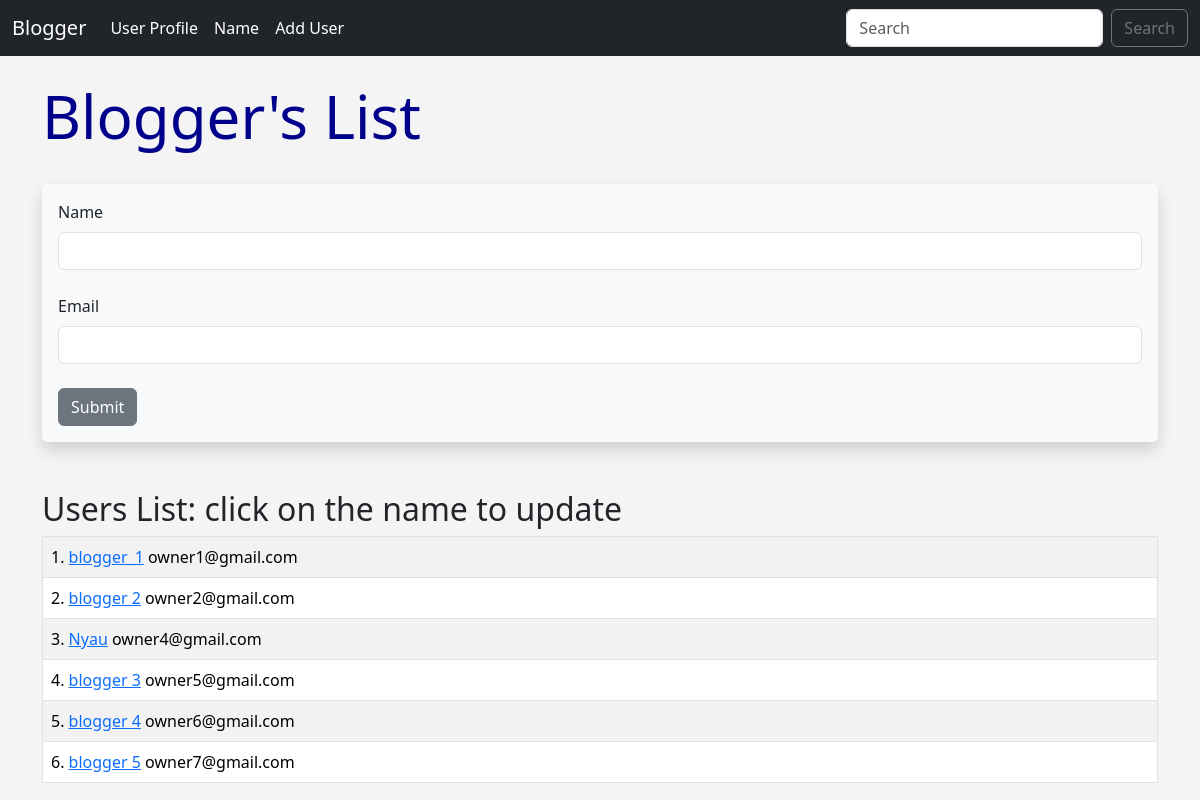
The page /user/add on the database as committed earlier.
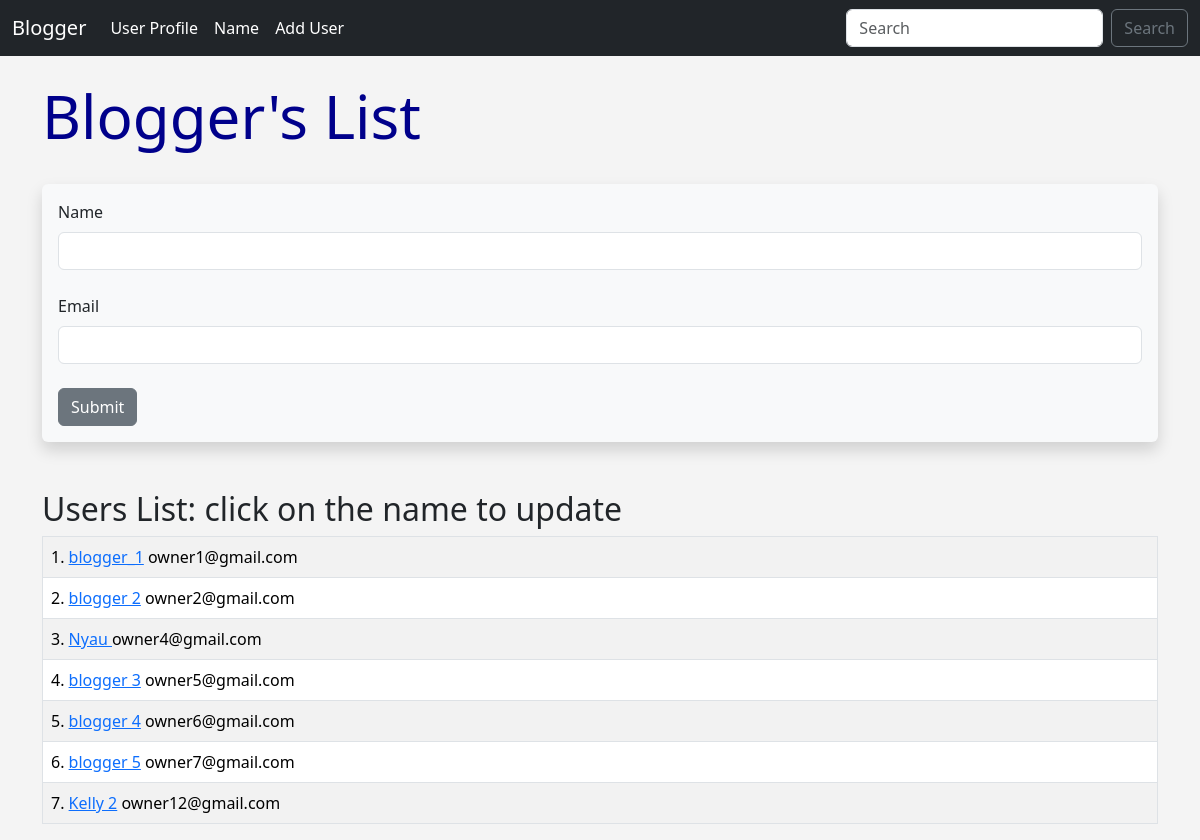
The same page on the database as committed later.
### app.py (models this page shows, shortened)
class Users(db.Model):
    id = db.Column(db.Integer, primary_key=True)
    name = db.Column(db.String(180), nullable=False)
    email = db.Column(db.String(120), nullable=False, unique=True)
    date_added = db.Column(db.DateTime, default=datetime.utcnow)

### app.py (the view, shortened to what this page needs)
@app.route('/user/add', methods=['GET', 'POST'])
def add_user():
    form = UserForm()
    name = None
    our_users = Users.query.order_by(Users.date_added).all()
    return render_template('add_user.html', form=form, name=name, our_users=our_users)

### app.py
class UserForm(FlaskForm):
    name = StringField("Name", validators=[
        DataRequired(message="Name is required.")
    ])
    email = StringField("Email", validators=[
        DataRequired(message="Email is required."),
        Email(message="Invalid email address.")
    ])
    submit = SubmitField("Submit")

### templates/add_user.html (shortened to what this page needs)
{% extends 'base.html' %}
{% block content %}
{% if name %}
    <h1>Hello {{ name }}!!</h1>
    <br/>
{% else %}
    <h1>Blogger's List</h1>
    <br/>
    <div class="shadow p-3 mb-5 bg-body-tertiary rounded">
            <form method="POST">
                {{ form.name.label(class="form-label") }}
                {{ form.name(class="form-control") }}
                <br/>
                {{ form.email.label(class="form-label") }}
                {{ form.email(class="form-control") }}
                <br/>
                {{ form.submit(class="btn btn-secondary") }}
            </form>
    </div>
    <h2>Users List: click on the name to update</h2>
<table class="table table-hover table-bordered table-striped">
    {% for user in our_users %}
    <tr>
        <td>
            {{ user.id }}. <a href="{{ url_for('update', id=user.id ) }}">{{ user.name }}</a> {{ user.email }}
        </td>
    </tr>
    {% endfor %}
</table>
{% endif %}
{% endblock %}

### templates/base.html (shortened to what this page needs)
<!doctype html>
<html lang="en">
  <head>
    <link href="https://cdn.jsdelivr.net/npm/bootstrap@5.3.3/dist/css/bootstrap.min.css"
    rel="stylesheet"
>
    <link href="{{ url_for('static', filename='css/style.css') }}" rel="stylesheet">
  </head>
  <body>
    {% include 'navbar.html' %}
    <br/>
    <div class="container">
        {% block content %}
        {% endblock %}
    </div>
  </body>
</html>

### templates/navbar.html (shortened to what this page needs)
<nav class="navbar navbar-expand-lg bg-dark">
  <div class="container-fluid">
    <a class="navbar-brand text-white" href="{{ url_for('index' ) }}"title='home'>Blogger</a>
    <div class="collapse navbar-collapse" id="navbarSupportedContent">
      <ul class="navbar-nav me-auto mb-2 mb-lg-0">
        <li class="nav-item">
          <a class="nav-link text-white" href="{{ url_for('user') }}">User Profile</a>
        </li>
         <li class="nav-item">
          <a class="nav-link text-white" href="{{ url_for('name') }}">Name</a>
        </li>
         <li class="nav-item">
          <a class="nav-link text-white" href="{{ url_for('add_user') }}">Add User</a>
        </li>
      </ul>
      <form class="d-flex" role="search">
        <input class="form-control me-2" type="search" placeholder="Search" aria-label="Search">
        <button class="btn btn-outline-secondary" type="submit">Search</button>
      </form>
    </div>
  </div>
</nav>

### static/css/style.css (style rules this page uses)
h1 { color: darkblue; font-size: 60px; }
body { background: #f4f4f4; }

Rows that differ between the two databases and show on the page:
added Users: id "7", name "Kelly 2", email "owner12@gmail.com"
